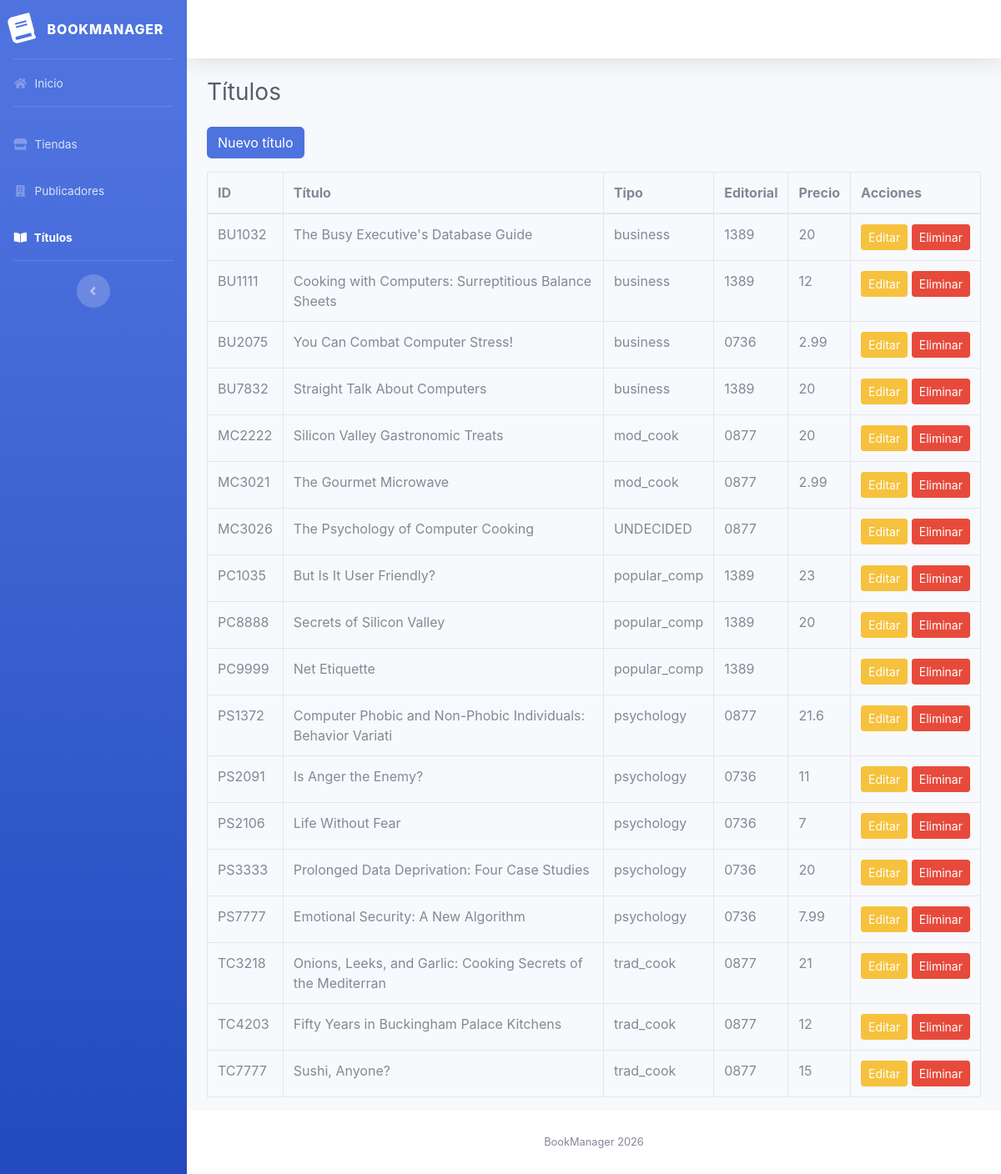
Screenshot of /views/titulos/listar.php with the database file from the repository.
### tables this page shows
CREATE TABLE `titulos` (
  `id_titulo` varchar(6) NOT NULL,
  `titulo` varchar(60) NOT NULL,
  `tipo` varchar(15) NOT NULL,
  `id_pub` varchar(4) NOT NULL,
  `precio` double default NULL,
  `avance` double default NULL,
  `total_ventas` int(11) default NULL,
  `notas` varchar(255) NOT NULL,
  `fecha_pub` datetime NOT NULL,
  `contrato` varchar(1) NOT NULL,
  PRIMARY KEY  (`id_titulo`)
);

### config/database.php (called while the page is built)
<?php
class Database
{
    private PDO $conexion;
    public function __construct()
    {
        $archivo = __DIR__ . '/config.local.php';
        $config = file_exists($archivo) ? require $archivo : [];
        $host = $config['host'] ?? (getenv('DB_HOST') ?: 'localhost');
        $dbname = $config['dbname'] ?? (getenv('DB_NAME') ?: 'dblibreria');
        $user = $config['user'] ?? (getenv('DB_USER') ?: 'root');
        $pass = $config['pass'] ?? (getenv('DB_PASS') ?: '');
        $charset = $config['charset'] ?? 'utf8mb4';
        $dsn = "mysql:host=$host;dbname=$dbname;charset=$charset";
        try {
            $this->conexion = new PDO($dsn, $user, $pass, [
                PDO::ATTR_ERRMODE => PDO::ERRMODE_EXCEPTION,
                PDO::ATTR_DEFAULT_FETCH_MODE => PDO::FETCH_ASSOC,
                PDO::ATTR_EMULATE_PREPARES => false,
            ]);
        } catch (PDOException $e) {
            throw new RuntimeException('No se pudo conectar a la base de datos.');
        }
    }
    public function getConexion(): PDO
    {
        return $this->conexion;
    }
}

### models/Titulo.php (called while the page is built, shortened)
<?php
class Titulo implements CrudInterface
{
    private PDO $db;
    public function __construct(PDO $db)
    {
        $this->db = $db;
    }
    public function getAll(): array
    {
        $sql = "SELECT * FROM titulos";
        $stmt = $this->db->prepare($sql);
        $stmt->execute();
        return $stmt->fetchAll();
    }
}

### views/titulos/listar.php (the view, shortened to what this page needs)
<?php
require_once __DIR__ . '/../../config/database.php';
require_once __DIR__ . '/../../models/Titulo.php';
$db = new Database();
$titulo = new Titulo($db->getConexion());
$titulos = $titulo->getAll();
require_once __DIR__ . '/../../includes/header.php';
?>
<h1 class="h3 mb-4 text-gray-800">Títulos</h1>
<a href="crear.php" class="btn btn-primary mb-3">Nuevo título</a>
<div class="table-responsive">
<table class="table table-bordered">
    <thead>
        <tr>
            <th>ID</th><th>Título</th><th>Tipo</th>
            <th>Editorial</th><th>Precio</th><th>Acciones</th>
        </tr>
    </thead>
    <tbody>
        <?php foreach ($titulos as $t): ?>
        <tr>
            <td><?= htmlspecialchars($t['id_titulo']) ?></td>
            <td><?= htmlspecialchars($t['titulo']) ?></td>
            <td><?= htmlspecialchars($t['tipo']) ?></td>
            <td><?= htmlspecialchars($t['id_pub']) ?></td>
            <td><?= htmlspecialchars((string)$t['precio']) ?></td>
            <td class="text-nowrap">
                <a href="editar.php?id=<?= urlencode($t['id_titulo']) ?>" class="btn btn-sm btn-warning">Editar</a>
                <form method="post" action="eliminar.php" class="d-inline"
                      onsubmit="return confirm('¿Eliminar este título?');">
                    <button type="submit" class="btn btn-sm btn-danger">Eliminar</button>
                </form>
            </td>
        </tr>
        <?php endforeach; ?>
    </tbody>
</table>
</div>
<?php require_once __DIR__ . '/../../includes/footer.php'; ?>

### rows the page displays
titulos: id_titulo "BU1032", titulo "The Busy Executive's Database Guide", tipo "business", id_pub "1389", precio "20"
titulos: id_titulo "BU1111", titulo "Cooking with Computers: Surreptitious Balance Sheets", tipo "business", id_pub "1389", precio "12"
titulos: id_titulo "BU2075", titulo "You Can Combat Computer Stress!", tipo "business", id_pub "0736", precio "2.99"
titulos: id_titulo "BU7832", titulo "Straight Talk About Computers", tipo "business", id_pub "1389", precio "20"
titulos: id_titulo "MC2222", titulo "Silicon Valley Gastronomic Treats", tipo "mod_cook", id_pub "0877", precio "20"
titulos: id_titulo "MC3021", titulo "The Gourmet Microwave", tipo "mod_cook", id_pub "0877", precio "2.99"
titulos: id_titulo "MC3026", titulo "The Psychology of Computer Cooking", tipo "UNDECIDED", id_pub "0877"
titulos: id_titulo "PC1035", titulo "But Is It User Friendly?", tipo "popular_comp", id_pub "1389", precio "23"
titulos: id_titulo "PC8888", titulo "Secrets of Silicon Valley", tipo "popular_comp", id_pub "1389", precio "20"
titulos: id_titulo "PC9999", titulo "Net Etiquette", tipo "popular_comp", id_pub "1389"
titulos: id_titulo "PS1372", titulo "Computer Phobic and Non-Phobic Individuals: Behavior Variati", tipo "psychology", id_pub "0877", precio "21.6"
titulos: id_titulo "PS2091", titulo "Is Anger the Enemy?", tipo "psychology", id_pub "0736", precio "11"
titulos: id_titulo "PS2106", titulo "Life Without Fear", tipo "psychology", id_pub "0736", precio "7"
titulos: id_titulo "PS3333", titulo "Prolonged Data Deprivation: Four Case Studies", tipo "psychology", id_pub "0736", precio "20"
titulos: id_titulo "PS7777", titulo "Emotional Security: A New Algorithm", tipo "psychology", id_pub "0736", precio "7.99"
titulos: id_titulo "TC3218", titulo "Onions, Leeks, and Garlic: Cooking Secrets of the Mediterran", tipo "trad_cook", id_pub "0877", precio "21"
titulos: id_titulo "TC4203", titulo "Fifty Years in Buckingham Palace Kitchens", tipo "trad_cook", id_pub "0877", precio "12"
titulos: id_titulo "TC7777", titulo "Sushi, Anyone?", tipo "trad_cook", id_pub "0877", precio "15"
